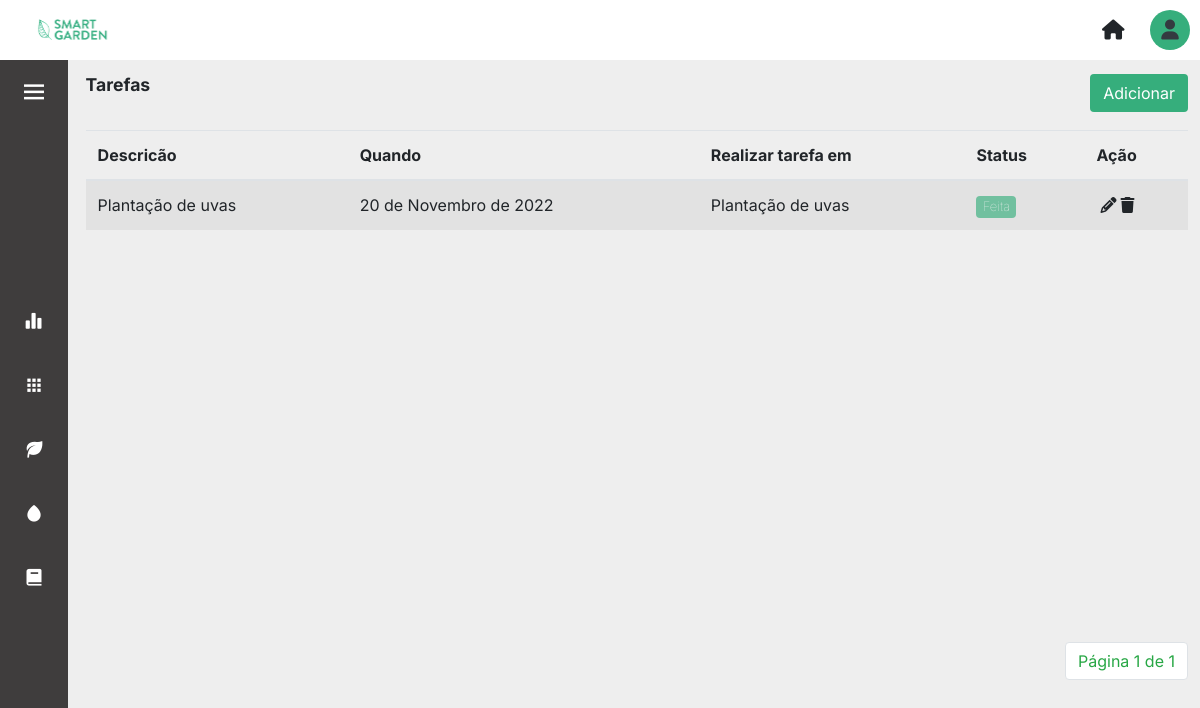
Page /tarefas/ on the committed database.
### core/models.py (models this page shows, shortened)
class Tarefa(models.Model):
    descricao = models.CharField(max_length=100)
    data = models.DateField(default=datetime.today)
    tipoTarefa = models.TextField(choices=Tipos_Tarefa.choices, max_length=20, null=True, default=0)
    areacultivo = models.ForeignKey(AreaCultivo, on_delete=models.CASCADE, null=True, blank=True)
    plantacao = models.ForeignKey(Plantacao, on_delete=models.CASCADE, null=True, blank=True)
    concluida = models.BooleanField(blank=False, null=False, default=False)

class Plantacao(models.Model):
    descricao = models.CharField(max_length=100)
    qntDiasColheita = models.IntegerField(null=True)
    qntPlantada = models.IntegerField(null=True)
    qntColhida = models.IntegerField(null=True, blank=True, default=0)
    dtPlantio = models.DateField(default=datetime.today)
    categoria = models.TextField(choices=Tipos_Categorias.choices, max_length=20, null=True, default=0)
    areacultivo = models.ForeignKey(AreaCultivo, on_delete=models.CASCADE, null=True)
    colhida = models.BooleanField(null=False, default=False)
    def __str__(self):
        return self.descricao

### core/views.py (the view)
# urls.py: path('tarefas/' ,views.tarefas, name='tarefas'),
def tarefas(request):
    tarefas = Tarefa.objects.all()
    paginator = Paginator(tarefas, 6)
    page = request.GET.get('page')
    tarefas = paginator.get_page(page)
    contexto = {
        'tarefas': tarefas
    }
    return render(request, 'tarefas.html', contexto)

### templates/tarefas.html (shortened to what this page needs)
{% extends 'layout.html' %} {% load static %} {% block content %}
<div>
    <div class="d-flex align-items-center justify-content-between mb-3">
		<p class="title-page">Tarefas</p>
		<a href="{% url 'cadastrar_tarefas' %}"><button type="button" class="btn btn_salvar">Adicionar</button></a>
	</div>
<div class="table-content">
    <table class="table table-striped table-hover mt-3">
        <thead class="border-botton border-secondary">
            <tr class>
                <th scope="col">Descricão</th>
                <th scope="col">Quando</th>
                <th scope="col">Realizar tarefa em</th>
                <th scope="col">Status</th>
                <th scope="col"></i>Ação</th>
            </tr>
        </thead>
        <tbody>
            {% for tarefa in tarefas %}
            <tr>
                <td>{{tarefa.descricao}}</td>
                <td>{{tarefa.data}}</td>
                {% if tarefa.tipoTarefa == 'PLANTACAO'%}
                <td>{{tarefa.plantacao}}</td>
                {% elif tarefa.tipoTarefa == 'AREA'%}
                <td>{{tarefa.areacultivo}}</td>
                {%else%}
                <td> - </td>
                {%endif%}
                <td>{% if tarefa.concluida == 0 %}
                    <a href="{% url 'update_tarefa_concluida' tarefa.id %}"><button class="badge btn btn-sm btn_tables btn_red"> A fazer </button></a>
                    {% else %}
                    <button class="badge btn btn-sm btn_tables btn_green disabled"> Feita</button>
                    {% endif %}
                </td>
                <td><a href="{% url 'update_tarefas' tarefa.id %}" class="m-1"><i class="fa-solid fa-pencil text-black"></i></a><a data-toggle="modal" data-target="#modal_confirm"><i class="fa-sharp fa-solid fa-trash text-black" data-toggle="modal fade" data-target="#exampleModal"></i></a></td>
            </tr>
            {% endfor %}
        </tbody>
    </table>
</div>
    <div class="container_pagination">
		<nav aria-label="Page-navigation">
			<ul class="pagination">
			<li class="page-item"><a class="page-link text-success" href="#">Página {{tarefas.number}} de {{tarefas.paginator.num_pages}}</a></li>
			</ul>
		</nav>
	</div>
</div>
{% endblock %}

### static/css/layout.css (style rules this page uses)
body { background-color: var(--light-color); overflow: hidden; }

### static/css/layout_sidebar.css (style rules this page uses)
a { text-decoration: none; }

### static/css/global.css (style rules this page uses)
* { margin: 0; padding: 0; }
:root { --nav-width: 68px; --gray-dark: #3f3d3d; --green-primary: #0bd692; --green-secondary: #36ae7c; --red-color: #f46060; --white-color: #ffffff; --light-color: #eeeeee; --body-font: 'Inter', sans-serif; --title-font: 'Roboto' sans-serif; --font-name: 'Raleway', sans-serif; --normal-font-size: 1rem; --z-fixed: 100; }
body { position: relative; font-family: var(--body-font); font-size: var(--normal-font-size); transition: 0.5s; max-width: 100vw; }
.table-content { min-height: 60vh; }
.title-page { font-family: var(--title-font); font-weight: 700; font-size: 1.1rem; }
.container_pagination { margin-top: 2rem; display: flex; position: relative; justify-content: flex-end; }

### static/css/areas.css (style rules this page uses)
a { color: inherit; }

### static/css/forms.css (style rules this page uses)
.btn_tables, .btn_tables:hover { color: var(--white-color) !important; font-weight: 100; font-size: 13px; }
.btn_green { background-color: var(--green-secondary) !important; }
.btn_salvar, .btn_salvar:hover { background-color: var(--green-secondary) !important; color: var(--white-color) !important; float: right; margin-left: 0.5rem; }

### rows in the picture
Tarefa: descricao "Plantação de uvas", data "20 de Novembro de 2022", plantacao "Plantação de uvas", concluida "Feita"

### other values in the picture
{{ tarefas.number }} "1"
{{ tarefas.paginator.num_pages }} "1"
